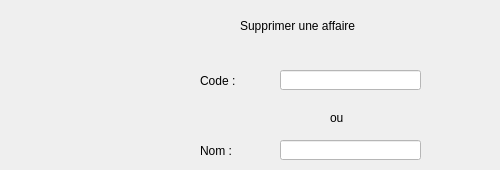
     <widget class="QWidget" name="Suppression_2">
      <attribute name="title">
       <string>Suppression</string>
      </attribute>
      <widget class="QLabel" name="label_9">
       <property name="geometry">
        <rect>
         <x>240</x>
         <y>10</y>
         <width>251</width>
         <height>31</height>
        </rect>
       </property>
       <property name="styleSheet">
        <string notr="true">
font: 14pt &quot;Arial Rounded MT Bold&quot;;</string>
       </property>
       <property name="text">
        <string>Supprimer une affaire</string>
       </property>
      </widget>
      <widget class="QLabel" name="CODE_text_4">
       <property name="geometry">
        <rect>
         <x>200</x>
         <y>70</y>
         <width>56</width>
         <height>21</height>
        </rect>
       </property>
       <property name="styleSheet">
        <string notr="true">
font: 10pt &quot;MS Shell Dlg 2&quot;;</string>
       </property>
       <property name="text">
        <string>Code :</string>
       </property>
      </widget>
      <widget class="QLineEdit" name="Code_supp_A">
       <property name="geometry">
        <rect>
         <x>280</x>
         <y>70</y>
         <width>141</width>
         <height>20</height>
        </rect>
       </property>
       <property name="styleSheet">
        <string notr="true">background-color: rgb(255, 255, 255);</string>
       </property>
      </widget>
      <widget class="QLineEdit" name="Nom_supp_A">
       <property name="geometry">
        <rect>
         <x>280</x>
         <y>140</y>
         <width>141</width>
         <height>20</height>
        </rect>
       </property>
       <property name="styleSheet">
        <string notr="true">background-color: rgb(255, 255, 255);</string>
       </property>
      </widget>
      <widget class="QLabel" name="NOM_text_3">
       <property name="geometry">
        <rect>
         <x>200</x>
         <y>140</y>
         <width>56</width>
         <height>21</height>
        </rect>
       </property>
       <property name="styleSheet">
        <string notr="true">
font: 10pt &quot;MS Shell Dlg 2&quot;;</string>
       </property>
       <property name="text">
        <string>Nom :</string>
       </property>
      </widget>
      <widget class="QLabel" name="label_10">
       <property name="geometry">
        <rect>
         <x>330</x>
         <y>110</y>
         <width>41</width>
         <height>16</height>
        </rect>
       </property>
       <property name="styleSheet">
        <string notr="true">
font: 12pt &quot;MS Shell Dlg 2&quot;;</string>
       </property>
       <property name="text">
        <string>ou</string>
       </property>
      </widget>
     </widget>
